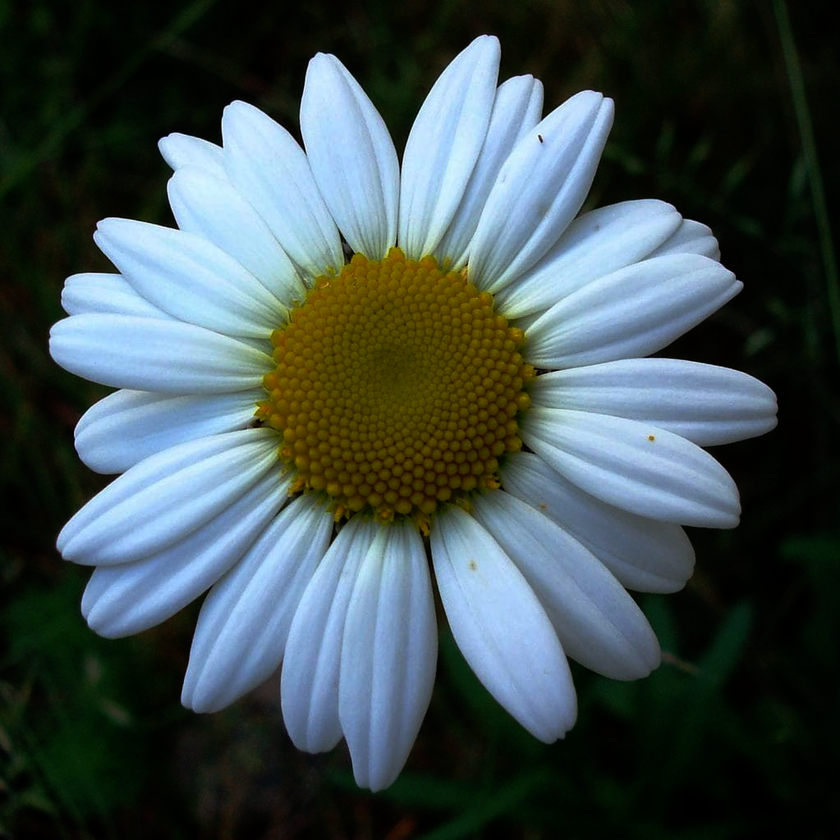
#> input picture Histogram  Equalization/preprocess 0.png, 840 x 840 px, shrunk from 1023 x 1024 before the run; its folder holds only this picture in this run
$ jupyter execute --allow-errors 'Histogram  Equalization 2.ipynb'
#> lines starting #> are read from the running program, lines starting #| are printed output that depends on the picture
#> further down, img is the input picture: PIL image 840x840 RGB; mean R, G, B 66.2, 81.2, 82.9
#> `imgray = img.convert(mode='L')`:
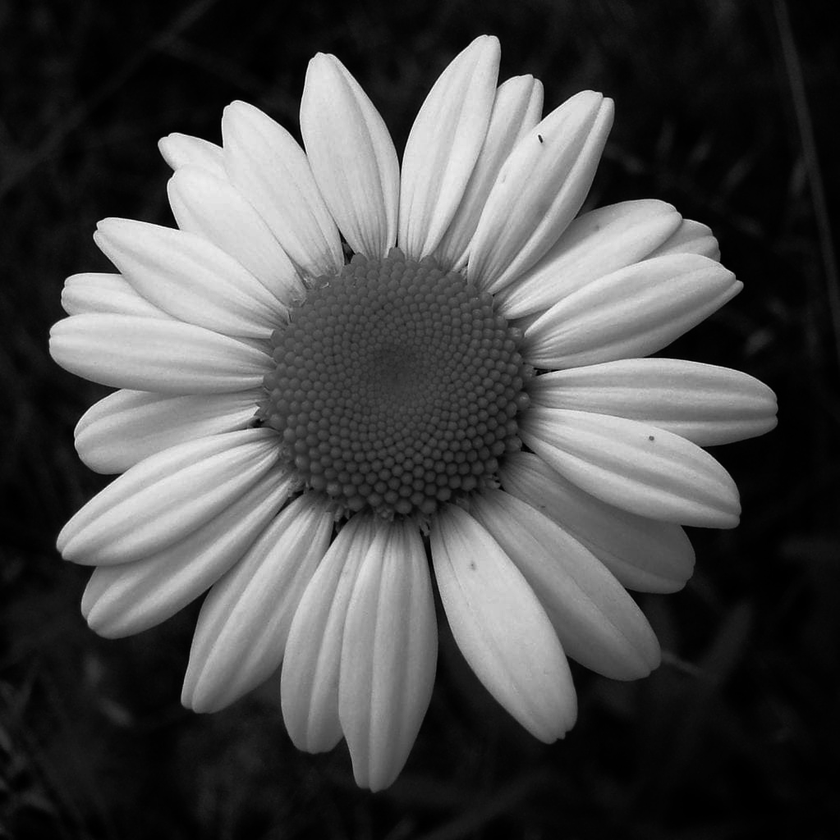
#> imgray: PIL image 840x840 L; min 0, max 250, mean 76.9
#> `histogram_array = np.bincount(img_array.flatten(), minlength=256)`: histogram_array = 256 values, max 29382 at index 4, min 0 at index 251, mean 2756.2
#> `num_pixels = np.sum(histogram_array)`: num_pixels = 705600
#> `histogram_array = histogram_array/num_pixels`: histogram_array = 256 values, max 0.0416 at index 4, min 0 at index 251, mean 0.00391
#> `chistogram_array = np.cumsum(histogram_array)`: chistogram_array = 256 values from 0.00497 to 1
#> `transform_map = np.floor(255 * chistogram_array).astype(np.uint8)`: transform_map = 256 values from 1 to 254
#> `img_list = list(img_array.flatten())`: img_list = 705600 items
#> `eq_img_array = np.reshape(np.asarray(eq_img_list), img_array.shape)`:
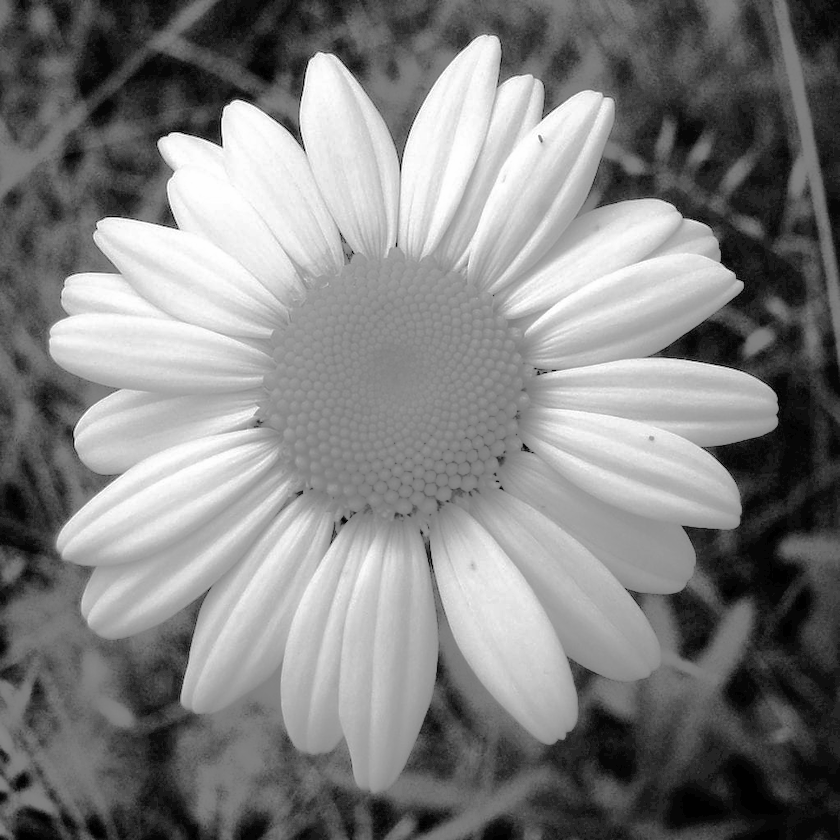
#> eq_img_array: shape (840, 840); min 1, max 254, mean 128.7
[cell 1]
import numpy as np
from PIL import Image
import matplotlib.pyplot as plt

#> (a cell that did not finish here is left out)
